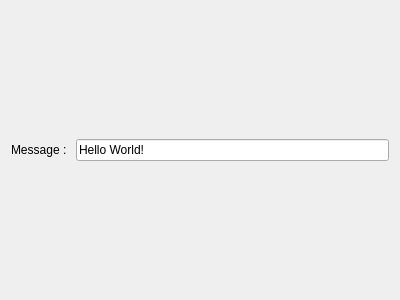
<?xml version="1.0" encoding="UTF-8"?>
<ui version="4.0">
 <class>HelloWorldUI</class>
 <widget class="QWidget" name="HelloWorldUI">
  <property name="geometry">
   <rect>
    <x>0</x>
    <y>0</y>
    <width>400</width>
    <height>300</height>
   </rect>
  </property>
  <property name="windowTitle">
   <string>Form</string>
  </property>
  <layout class="QVBoxLayout" name="verticalLayout">
   <item>
    <spacer name="verticalSpacer">
     <property name="orientation">
      <enum>Qt::Vertical</enum>
     </property>
     <property name="sizeHint" stdset="0">
      <size>
       <width>20</width>
       <height>40</height>
      </size>
     </property>
    </spacer>
   </item>
   <item>
    <layout class="QHBoxLayout" name="horizontalLayout">
     <item>
      <widget class="QLabel" name="label">
       <property name="text">
        <string>Message : </string>
       </property>
      </widget>
     </item>
     <item>
      <widget class="QLineEdit" name="messageText">
       <property name="text">
        <string>Hello World!</string>
       </property>
      </widget>
     </item>
    </layout>
   </item>
   <item>
    <spacer name="verticalSpacer_2">
     <property name="orientation">
      <enum>Qt::Vertical</enum>
     </property>
     <property name="sizeHint" stdset="0">
      <size>
       <width>20</width>
       <height>40</height>
      </size>
     </property>
    </spacer>
   </item>
  </layout>
 </widget>
 <resources/>
 <connections/>
</ui>
